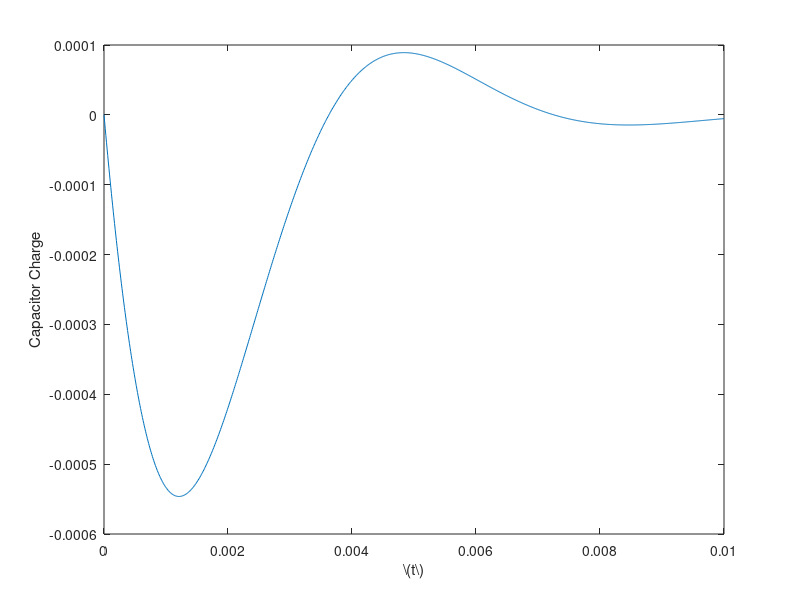
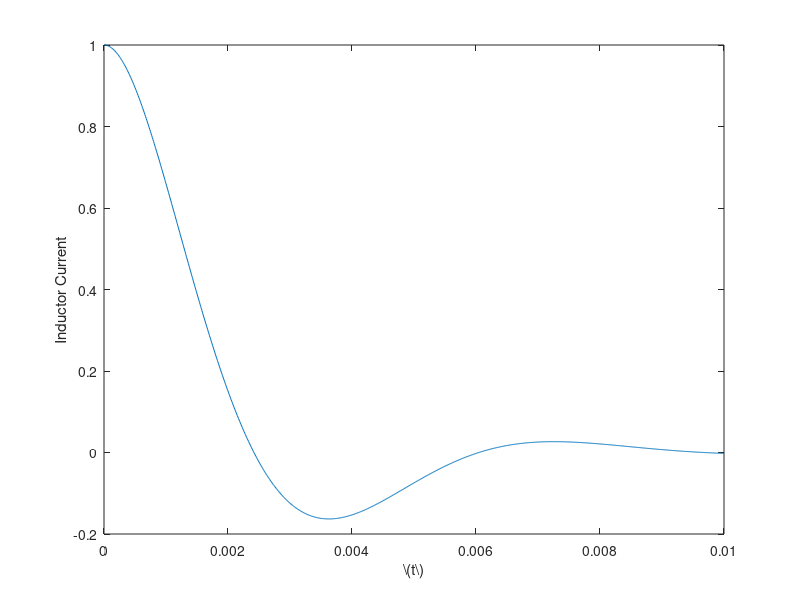

Source code (MATLAB) for these figures, in order:
%% LRC Circuits
% Circuits with inductors, resistors, and capacitors can be described by
% constant coefficient systems of ordinary differential equations.  These
% equations then can be solved in terms of the eigenvalues and eigenvectors
% of the matrix.  If \(\mathsf{A} = \mathsf{V} \mathsf{\Lambda}
% \mathsf{V}^{-1}\), where the columns of \(\mathsf{V}\) are the
% eigenvecgtors and the diagonal elements of the diagonal matrix
% \(\mathsf{\Lambda}\) are the eigenvalues, then the differential equation
% eigenvalue problem
%
% \[ 
% \boldsymbol{y}' = \mathsf{A} \boldsymbol{y}, \quad \boldsymbol{y}(0) =
% \boldsymbol{y}_0\]
%
% has the solution
% 
% \[
% \boldsymbol{y}(t) = \mathrm{e}^{\mathsf{A} t} \boldsymbol{y}_0, \qquad
% \mathrm{e}^{\mathsf{A} t} = \mathsf{V} \mathrm{e}^{\mathsf{\Lambda} t}
% \mathsf{V}^{-1}, \qquad \mathrm{e}^{\mathsf{\Lambda} t} =
% \textrm{diag}(\mathrm{e}^{\lambda_1 t}, \ldots, \mathrm{e}^{\lambda_n t}). \]

%% Setting up the Matrix
% We describe a circuit that has an LC unit in series with a resistor.

R = 1e3; %resistance in ohms
C = 1e-6; %capacitance in farads
L = 1; %inductance in henrys
A = [-1/(R*C) -1; 1/(L*C) 0]; %the first row describes the charge on the capacitor, and the second is the current through the inductor

%% Solving the ODE
[eigvec, eigval] = eig(A); %the eigenvectors and eigenvalues 
time = 0:1e-5:1e-2; %times to evaluate the solution
y0 = [0; 1]; 
yval = eigvec\y0; %vector V^-1 times y_0
yval = bsxfun(@times,exp(bsxfun(@times,diag(eigval),time)),yval); %exp(lambda t) * vector
yval = eigvec*yval; %eigenvectors times vector
yval = real(yval); %remove small imaginary parts due to round-off.
figure
plot(time,yval(1,:))
xlabel('\(t\)')
ylabel('Capacitor Charge')
figure
plot(time,yval(2,:))
xlabel('\(t\)')
ylabel('Inductor Current')
